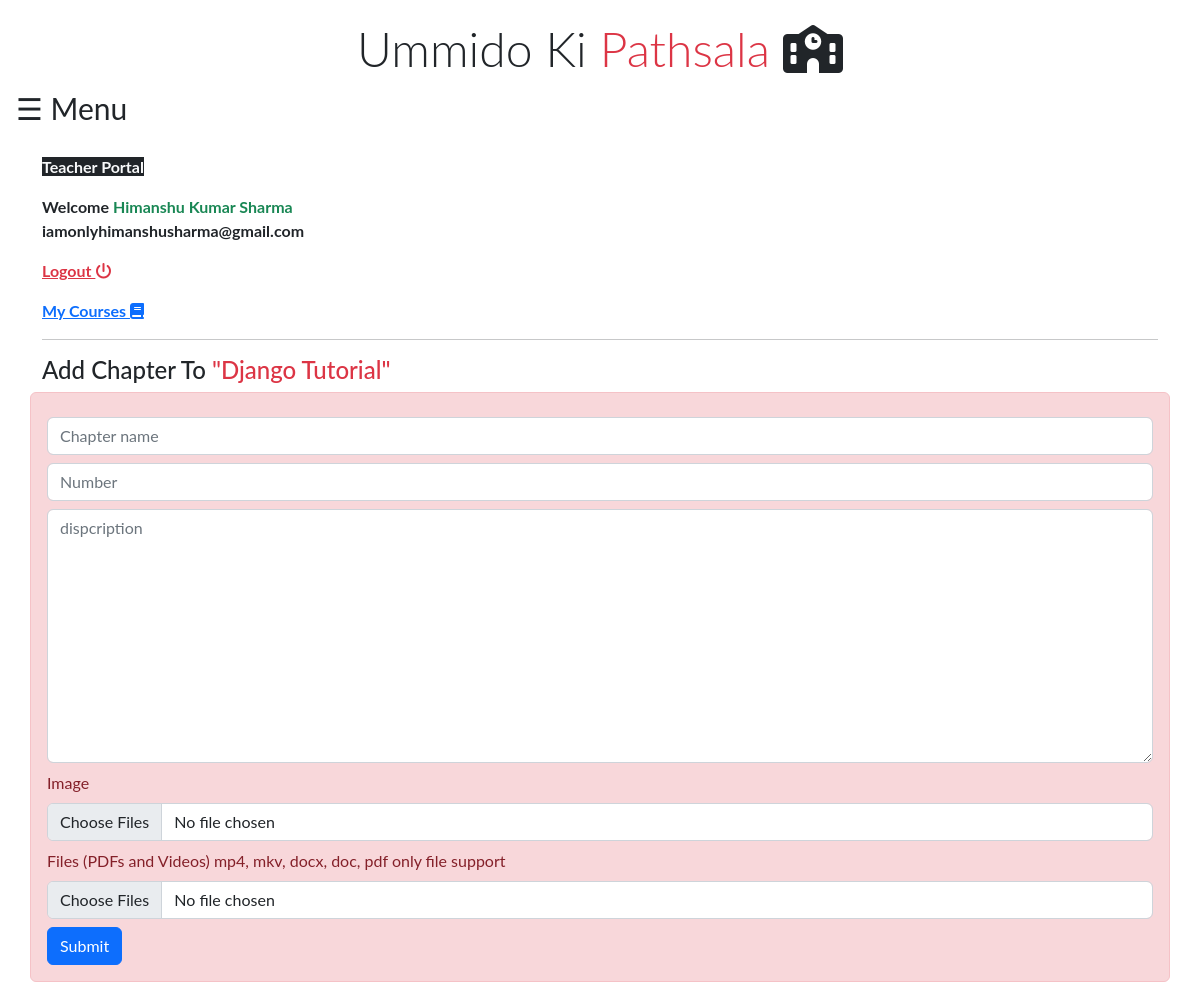
/cms/add/chapter/django-tutorial/ (signed in), run on the app's committed database.
### cms/models.py (models this page shows)
class teacher(models.Model):
    name = models.CharField(max_length=250)
    email = models.EmailField(max_length=250,unique=True)
    password = models.CharField(max_length=250)

class course(models.Model):
    cname = models.CharField(max_length=400)
    user = models.ForeignKey(teacher,on_delete=models.CASCADE)
    slug = AutoSlugField(populate_from='cname',max_length=250,unique=True,null=True,default=None)
    disp = models.TextField(default=False)
    dateof  = models.DateTimeField(auto_now_add=True)
    cimg = models.ImageField(upload_to='courseimg/' ,default=False)

### cms/views.py (the view, shortened to what this page needs)
# urls.py: path('add/chapter/<slug:book>/',views.addChapter.as_view(),name='addchapter'),
class addChapter(View):
    def get(self, request,book):
        if 'email' in request.session:
            if 'name' in request.session:
                name = request.session['name']
                email = request.session['email']
                isexist = teacher.objects.filter(Q(email=email) & Q(name=name)).exists()
                if isexist:
                    iscourse = course.objects.filter(Q(slug=book) & Q(user = teacher.objects.get(email= request.session['email']))).exists()
                    if iscourse:
                        subject = course.objects.get(slug=book)
                        return render(request,'cms/addchapter.html',{
                            'name':name,
                            'email':email,
                            'subject':subject.cname,
                        })
                    else:
                        return HttpResponse('Invalid Request')
                else:
                    return render(request,'cms/login.html')
            else:
                return render(request,'cms/login.html')
        else:
            return render(request,'cms/login.html')

### cms/templates/cms/addchapter.html (shortened to what this page needs)
{% extends 'core/base.html' %}
{% block content %}
{% include 'core/navbar.html' %}
<div class="container mt-2">
    <p><b class="text-center bg-dark text-light">Teacher Portal</b></p>
    <p class="text-dark mt-2"><b>Welcome <span class="text-success">{{name | capfirst  }}</span> <br>{{email}} </b>  </p>
    <p><b class="text-danger"><a href="{% url 'logoutcms' %}" class="text-danger">Logout <i class="fa-solid fa-power-off"></i></a>  </b></p>
    <p><b class="text-danger"><a href="{% url 'home' %}" class="text-primary">My Courses <i class="fas fa-book"></i></a>  </b></p>
    <hr>
</div>
<div class="mt-2 container">
    <h4>Add Chapter To <span class="text-danger">"{{subject}}"</span> </h4>
</div>
<div class="mt-2 alert alert-danger container">
    <form action="" method="post" enctype="multipart/form-data">
        <input type="text" name="title" id="title" placeholder="Chapter name" class="form-control mt-2" required>
        <input type="number" name="number" id="number" placeholder="Number" class="form-control mt-2" required>
        <textarea name="disp" id="disp" cols="30" rows="10" placeholder='dispcription' class="form-control mt-2"></textarea>
        <label for="img" class="mt-2">Image</label>
        <input type="file" name="chimg" id="img" placeholder="Image" class="form-control mt-2" multiple accept="image/*">
        <label for="file" class="mt-2">Files (PDFs and Videos) mp4, mkv, docx, doc, pdf only file support</label>
        <input type="file" name="chfiles" id="file" placeholder="Image" class="form-control mt-2" multiple accept=".doc,.docx,.pdf,.mp4,.mkv">
        <input type="submit" value="Submit" class="btn btn-primary mt-2">
    </form>
</div>
{% endblock content %}

### core/templates/core/navbar.html (style rules this page uses)
body { font-family: "Lato", sans-serif; }

### data on the page
teacher: name "Himanshu Kumar Sharma", email "iamonlyhimanshusharma@gmail.com"
course: cname "Django Tutorial"
